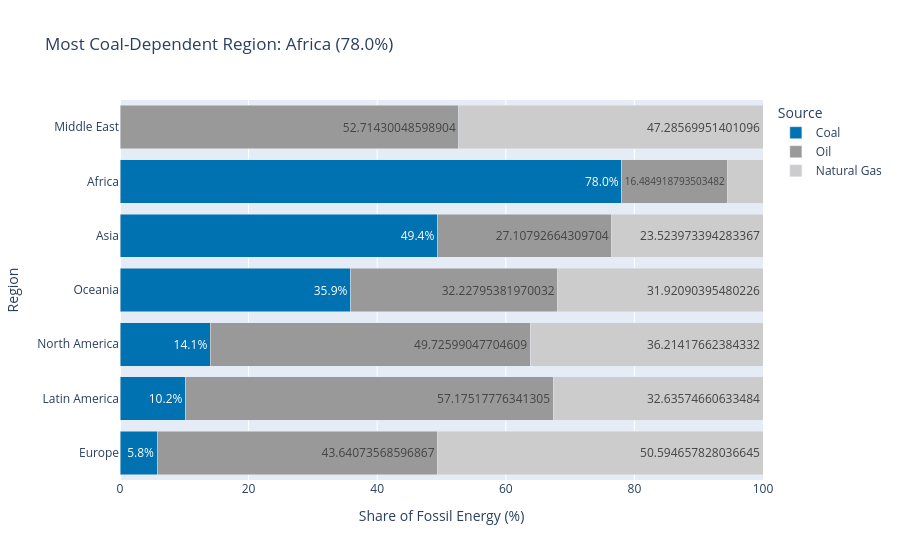

Notebook source saved alongside this figure:
### Markdown cell above
## Task 3 — 100% stacked bar: which region relies most on coal?

**What to build:** A horizontal 100% stacked bar chart showing, for each **Region**, how its fossil energy splits between Coal, Oil and Natural Gas. This is the **same data as your Task 1 treemap**, visualised a second way.

**Requirements:**
- Reuse `df_fossil` from Task 1; aggregate TWh by `Region` × `Source` and convert to **shares of each region's fossil total**
- Horizontal bars, regions **sorted by coal share** (highest at the top)
- Coal is the segment on the baseline (first in `category_orders`) and the **only coloured segment** — keep it the same colour as in Task 1; Oil and Natural Gas in two greys
- Percentage labels on the coal segments only
- Insight title naming the most coal-dependent region and its coal share

> 💡 `df.groupby('Region')['TWh'].transform('sum')` gives each row its region total

### Code cell
# Task 3
# YOUR CODE HERE

# Task 3

# Aggregate fossil TWh by Region and Source
region_source = (
    df_fossil.groupby(['Region', 'Source'], as_index=False)['TWh']
    .sum()
)

# Calculate percentage share within each region
region_source['Total'] = (
    region_source.groupby('Region')['TWh'].transform('sum')
)

region_source['Share'] = (
    region_source['TWh'] / region_source['Total'] * 100
)

# Sort regions by coal share
coal_share = (
    region_source[region_source['Source'] == 'Coal']
    .set_index('Region')['Share']
    .sort_values(ascending=False)
)

region_order = coal_share.index.tolist()

# Colours: Coal blue, Oil and Natural Gas grey
source_colors = {
    'Coal': '#0072B2',
    'Oil': '#999999',
    'Natural Gas': '#CCCCCC'
}

# Create stacked bar chart
fig4 = px.bar(
    region_source,
    x='Share',
    y='Region',
    color='Source',
    orientation='h',
    text='Share',
    color_discrete_map=source_colors,
    category_orders={
        'Region': region_order,
        'Source': ['Coal', 'Oil', 'Natural Gas']
    },
    title=(
        f"Most Coal-Dependent Region: {coal_share.index[0]} "
        f"({coal_share.iloc[0]:.1f}%)"
    )
)

# Show percentage labels only on coal segments
fig4.update_traces(
    texttemplate='%{text:.1f}%',
    textposition='inside',
    selector=dict(name='Coal')
)

fig4.update_traces(
    texttemplate='',
    selector=dict(name='Oil')
)

fig4.update_traces(
    texttemplate='',
    selector=dict(name='Natural Gas')
)

fig4.update_layout(
    barmode='stack',
    xaxis_title='Share of Fossil Energy (%)',
    yaxis_title='Region',
    xaxis=dict(range=[0, 100])
)

fig4.show()

### Figure 1 — Plotly figure (JSON) as saved in the notebook; plotly's stock layout.template omitted (floating-point values rounded to 4 significant figures)
{"data": [{"hovertemplate": "Source=Coal<br>Share=%{text}<br>Region=%{y}<extra></extra>", "legendgroup": "Coal", "marker": {"color": "#0072B2", "pattern": {"shape": ""}}, "name": "Coal", "orientation": "h", "showlegend": true, "text": [78.04, 49.37, 5.765, 10.19, 14.06, 35.85], "textposition": "inside", "texttemplate": "%{text:.1f}%", "type": "bar", "x": [78.04, 49.37, 5.765, 10.19, 14.06, 35.85], "xaxis": "x", "y": ["Africa", "Asia", "Europe", "Latin America", "North America", "Oceania"], "yaxis": "y"}, {"hovertemplate": "Source=Oil<br>Share=%{text}<br>Region=%{y}<extra></extra>", "legendgroup": "Oil", "marker": {"color": "#999999", "pattern": {"shape": ""}}, "name": "Oil", "orientation": "h", "showlegend": true, "text": [16.48, 27.11, 43.64, 57.18, 52.71, 49.73, 32.23], "textposition": "auto", "texttemplate": "", "type": "bar", "x": [16.48, 27.11, 43.64, 57.18, 52.71, 49.73, 32.23], "xaxis": "x", "y": ["Africa", "Asia", "Europe", "Latin America", "Middle East", "North America", "Oceania"], "yaxis": "y"}, {"hovertemplate": "Source=Natural Gas<br>Share=%{text}<br>Region=%{y}<extra></extra>", "legendgroup": "Natural Gas", "marker": {"color": "#CCCCCC", "pattern": {"shape": ""}}, "name": "Natural Gas", "orientation": "h", "showlegend": true, "text": [5.476, 23.52, 50.59, 32.64, 47.29, 36.21, 31.92], "textposition": "auto", "texttemplate": "", "type": "bar", "x": [5.476, 23.52, 50.59, 32.64, 47.29, 36.21, 31.92], "xaxis": "x", "y": ["Africa", "Asia", "Europe", "Latin America", "Middle East", "North America", "Oceania"], "yaxis": "y"}], "layout": {"barmode": "stack", "legend": {"title": {"text": "Source"}, "tracegroupgap": 0}, "title": {"text": "Most Coal-Dependent Region: Africa (78.0%)"}, "xaxis": {"anchor": "y", "domain": [0, 1], "range": [0, 100], "title": {"text": "Share of Fossil Energy (%)"}}, "yaxis": {"anchor": "x", "categoryarray": ["Europe", "Latin America", "North America", "Oceania", "Asia", "Africa"], "categoryorder": "array", "domain": [0, 1], "title": {"text": "Region"}}}}
